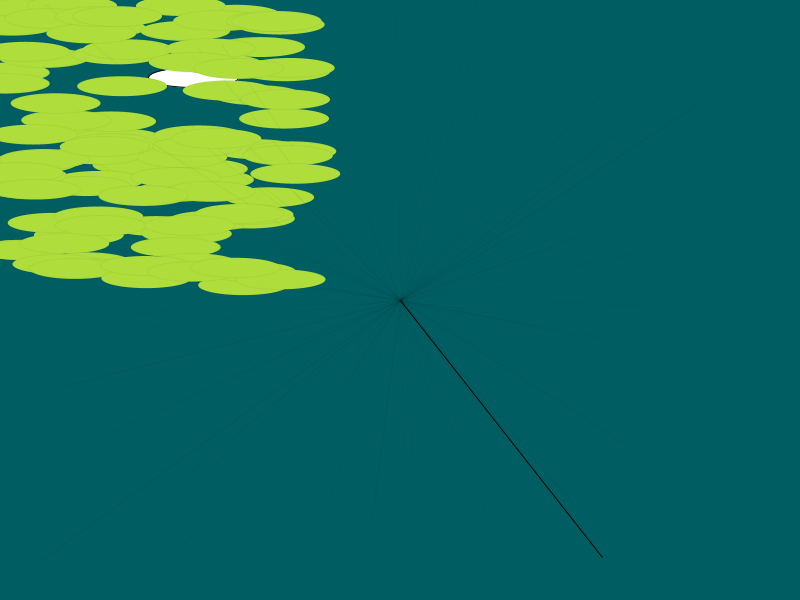
Frame 1 (no input)
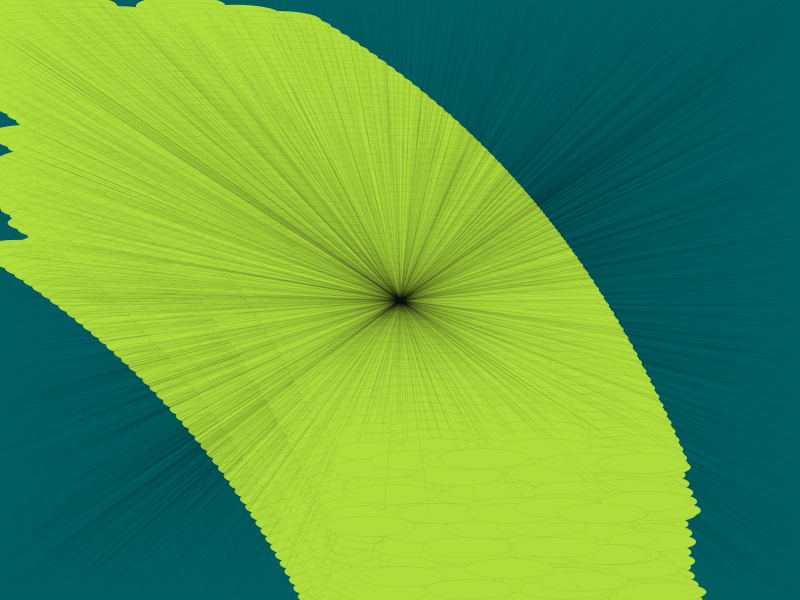
Frame 60 (the mouse pressed at the canvas centre just before this capture)
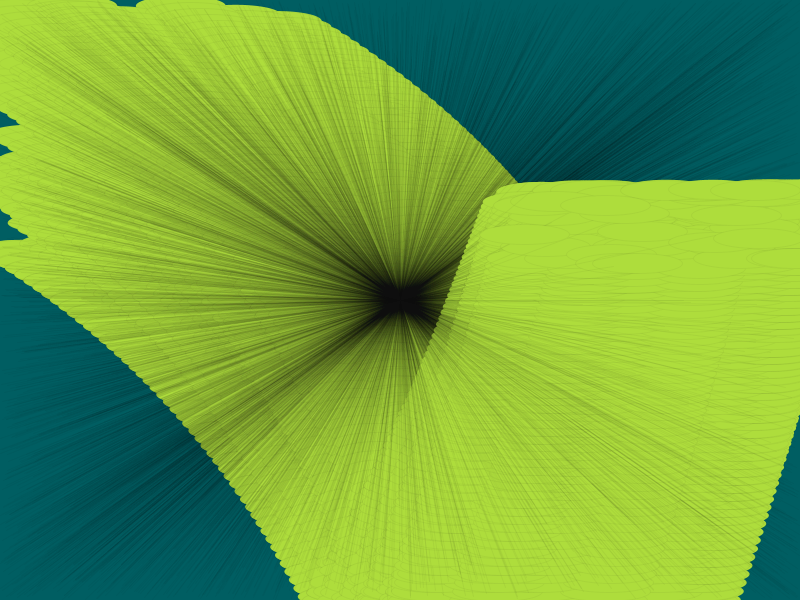
Frame 120 (the mouse held since frame 60 and released just before this capture)

The Processing sketch that drew these frames (run headless with seeded random() and noise(); from frame 60 on, the mouse is pressed at the canvas centre):

// Processing sketch: processing_26318
// ── processing_26318.pde


Circle[] circles;

float vy = 0;
float vx = 0;
float x;
float y;
float wind;
float friction;
float frictionX;
float gravity;
float acceleration;
float velocity;
float directionx;
float directiony;


void setup(){
  background(0, 94, 98);
  size(800, 600);

circles = new Circle[100];
  for(int i = 0; i < circles.length; i++){
    circles[i] = new Circle(random(300), random(300));
  }
  vy += gravity; // OR vy = vy + gravity;
  vx += wind;
  vy += wind;
  vx += frictionX;

  x += vx;
  y += vy;
 if(y > height){
  y = height;
 
 vy *= friction;
 vx *= friction;

  }
  if(x > width){
    x = 0;
    vx = -vx;
    
  }


}


void draw(){

  for(int i = 0; i < circles.length; i++){

    circles [i].display();

    circles [i].move();
   
   fill(174, 221, 60);
    
   

   line(width/2,height/2, random(width),random(height)); 
   stroke(0, 0, 0, 10);
  x = x + (600 * directionx);
  y = y + (.002 * directiony);
  if (x > width){
    directionx = -1;
  }
  if (x < 0){
    directionx = -1;
  }
  if (y > height){
    directiony = -1;
  }
  if (y < 0){
    directiony = 1;
  }
}
   // line(width/2,height/2, random(width),random(height));

   }



//constructor
class Circle{
float x, y;
float vy;
float vx;


//constructor
  Circle(float xpos, float ypos){
    x = xpos;
    y = ypos;
    vy = 6;
    vx = 9;
    friction = -.9;
    frictionX = .98;
    gravity = .05;
    wind = .6;
    acceleration = 1;
    velocity = -.2;
  }
  void display(){
    
    ellipse(x, y, 90, 20);
  }
  void move(){
    x+= acceleration;
    vy += gravity;
    vx*= frictionX;
    x += vx;
    y += vy;
    if(y > height){
  y = height;
  vy *= friction;
    } 
  if(x > width){
  x = width;
  vx *= -29;
   }
  
}

  
}
